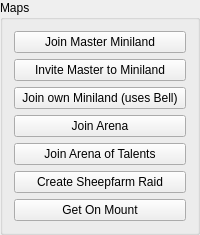
          <widget class="QGroupBox" name="groupBox_13">
           <property name="title">
            <string>Maps</string>
           </property>
           <layout class="QVBoxLayout" name="verticalLayout_4">
            <item>
             <widget class="QPushButton" name="joinMiniland">
              <property name="text">
               <string>Join Master Miniland</string>
              </property>
             </widget>
            </item>
            <item>
             <widget class="QPushButton" name="inviteMiniland">
              <property name="text">
               <string>Invite Master to Miniland</string>
              </property>
             </widget>
            </item>
            <item>
             <widget class="QPushButton" name="joinOwnMiniland">
              <property name="text">
               <string>Join own Miniland (uses Bell)</string>
              </property>
             </widget>
            </item>
            <item>
             <widget class="QPushButton" name="joinArena">
              <property name="text">
               <string>Join Arena</string>
              </property>
             </widget>
            </item>
            <item>
             <widget class="QPushButton" name="joinAOT">
              <property name="text">
               <string>Join Arena of Talents</string>
              </property>
             </widget>
            </item>
            <item>
             <widget class="QPushButton" name="create_sheep">
              <property name="text">
               <string>Create Sheepfarm Raid</string>
              </property>
             </widget>
            </item>
            <item>
             <widget class="QPushButton" name="mount">
              <property name="text">
               <string>Get On Mount</string>
              </property>
             </widget>
            </item>
           </layout>
          </widget>
